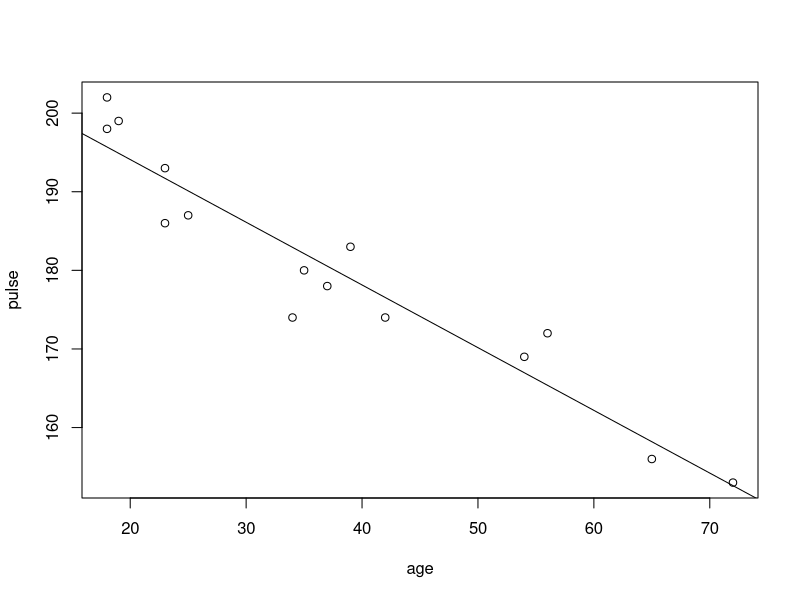
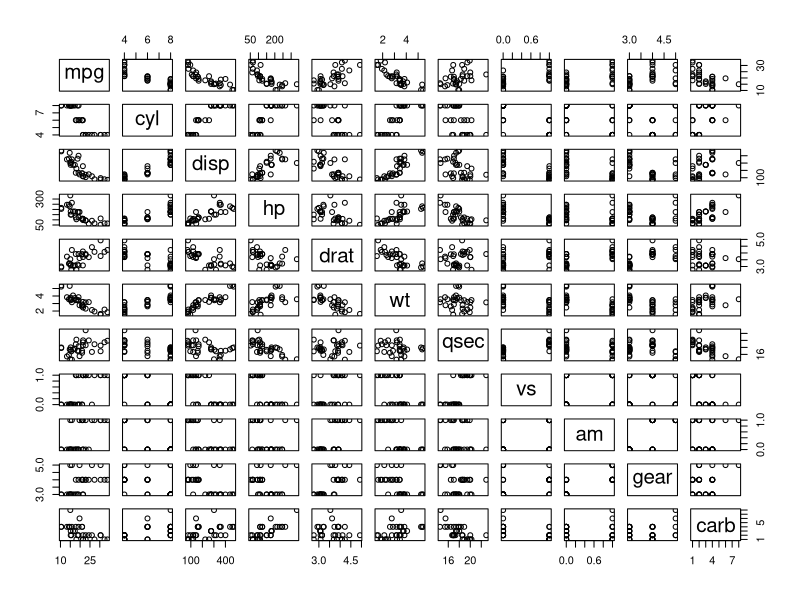
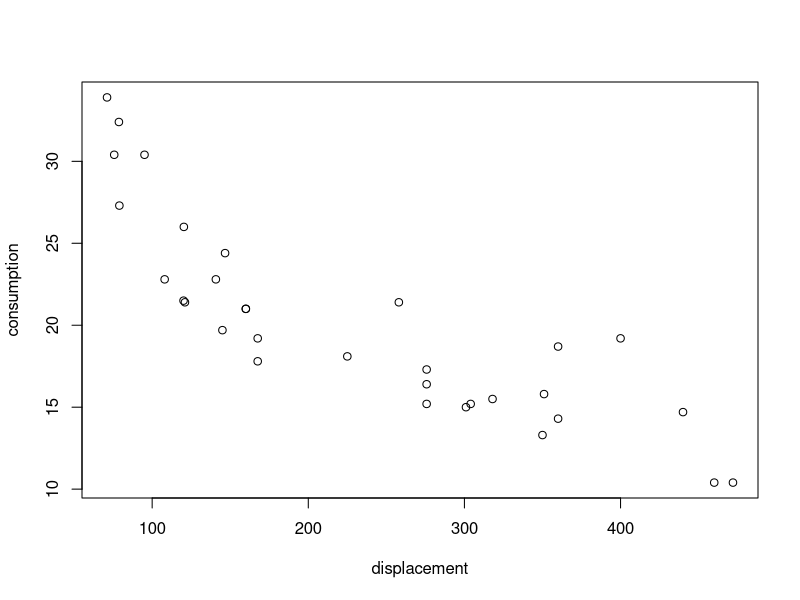
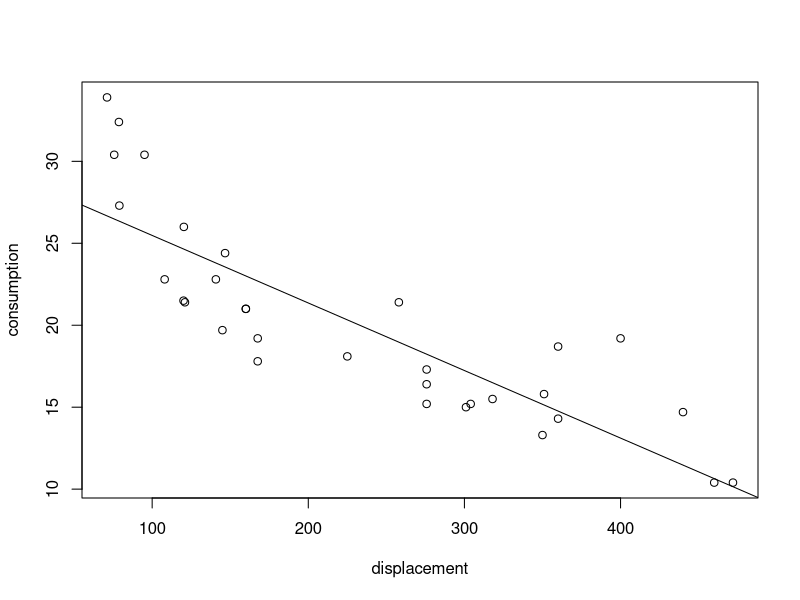
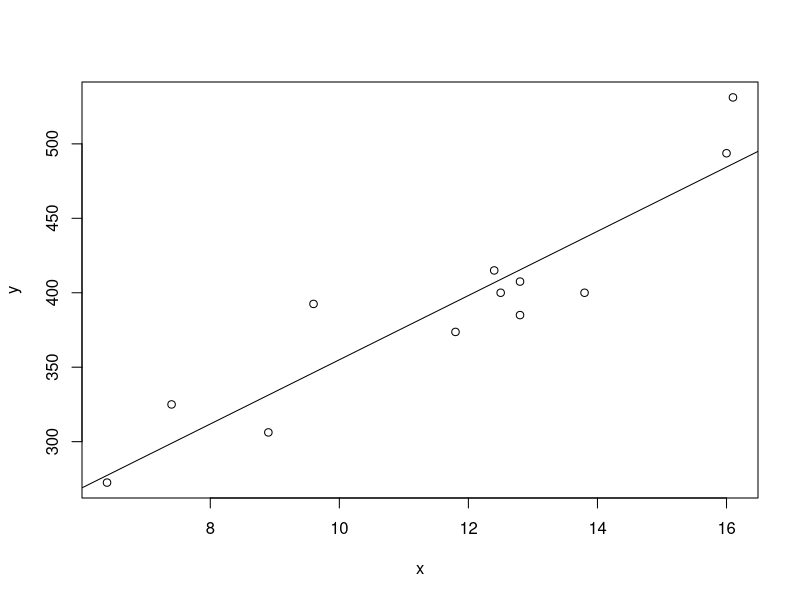

Recreate these plots in R, in order.
## ---- chunk 1
age = c(18, 23,25, 35, 65, 54, 34, 56, 72, 19, 23, 42, 18, 39, 37)
pulse = c(202, 186, 187, 180, 156, 169, 174, 172, 153, 199, 193, 174, 198, 183, 178)

l = lm(pulse ~ age)
plot(age, pulse)
abline(l)

summary(l)
## ---- chunk 2
s = summary(l)
beta1 = s$coefficients[2, 1]
se = s$coefficients[2, 2]
t = (beta1 + 1)/se
t

pval = 2*(1 - pt(t, df=13))
pval
## ---- chunk 3
dat = data.frame(age=c(30, 40, 50))
predict.lm(l, dat,interval='confidence', level=0.9)
## ---- chunk 4
plot(mtcars)

displacement = mtcars[,3] 
consumption = mtcars[,1] 
horsepower = mtcars[,4] 

plot(displacement, consumption)
## ---- chunk 5
plot(displacement, consumption)
l = lm(consumption ~ displacement)
abline(l)
coef(summary(l))
## ---- chunk 6
x = c(8.9, 6.4, 12.8, 9.6, 13.8, 16.1, 12.4, 12.8, 11.8, 16.0, 7.4, 12.5)
y = c(306.2, 272.5, 385.0, 392.5, 400.0, 531.2, 415.0, 407.5, 373.7, 493.7, 325.0, 400.0)

plot(x, y)
l = lm(y~x)
abline(l)
summary(l)

d = data.frame(x = c(10))
predict.lm(l, d)
## ---- chunk 7
cf = coef(summary(l))
t = (cf[2,1] - 24) / cf[2,2]

1 - pt(t, df=length(x) - 2)
